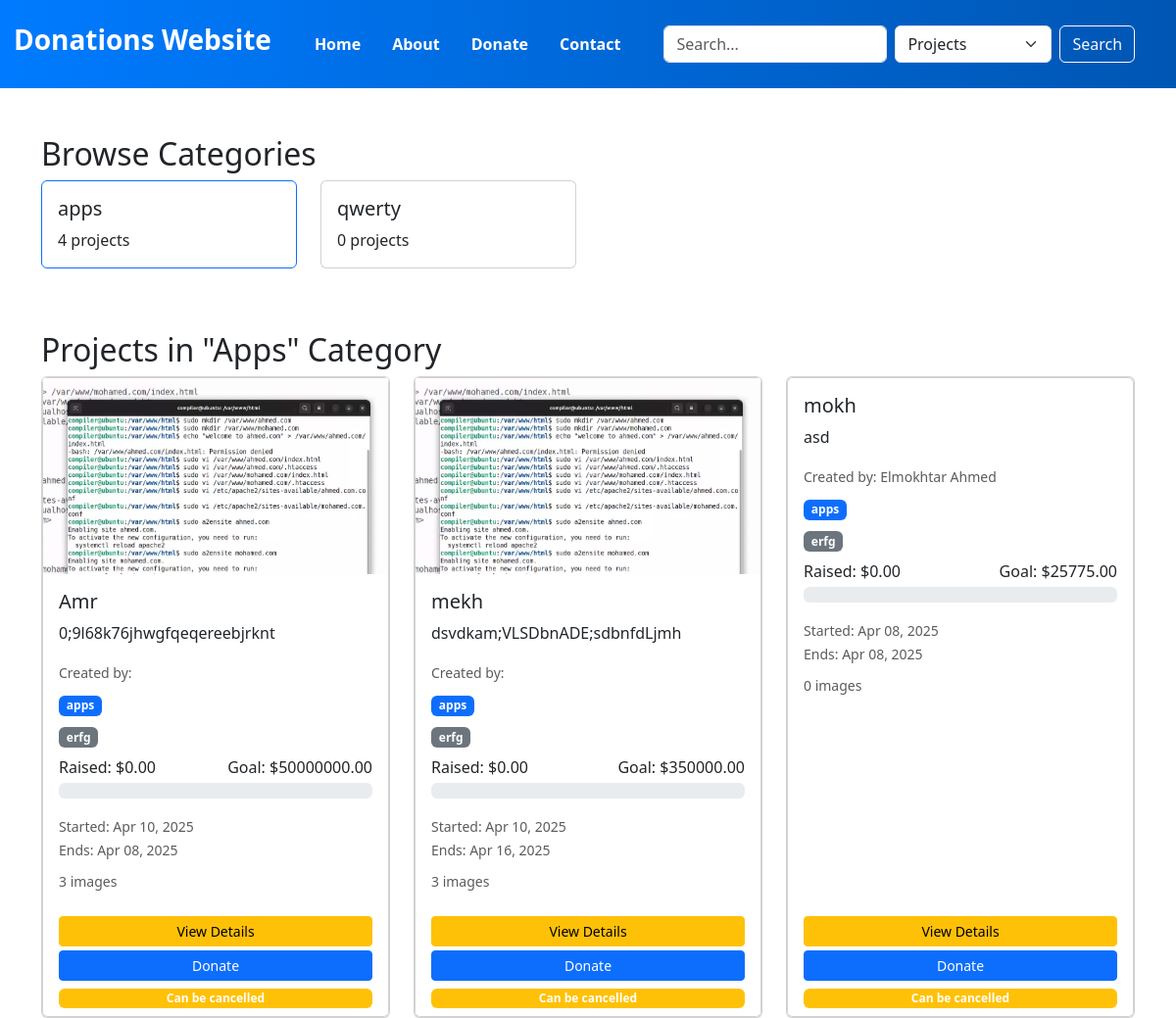
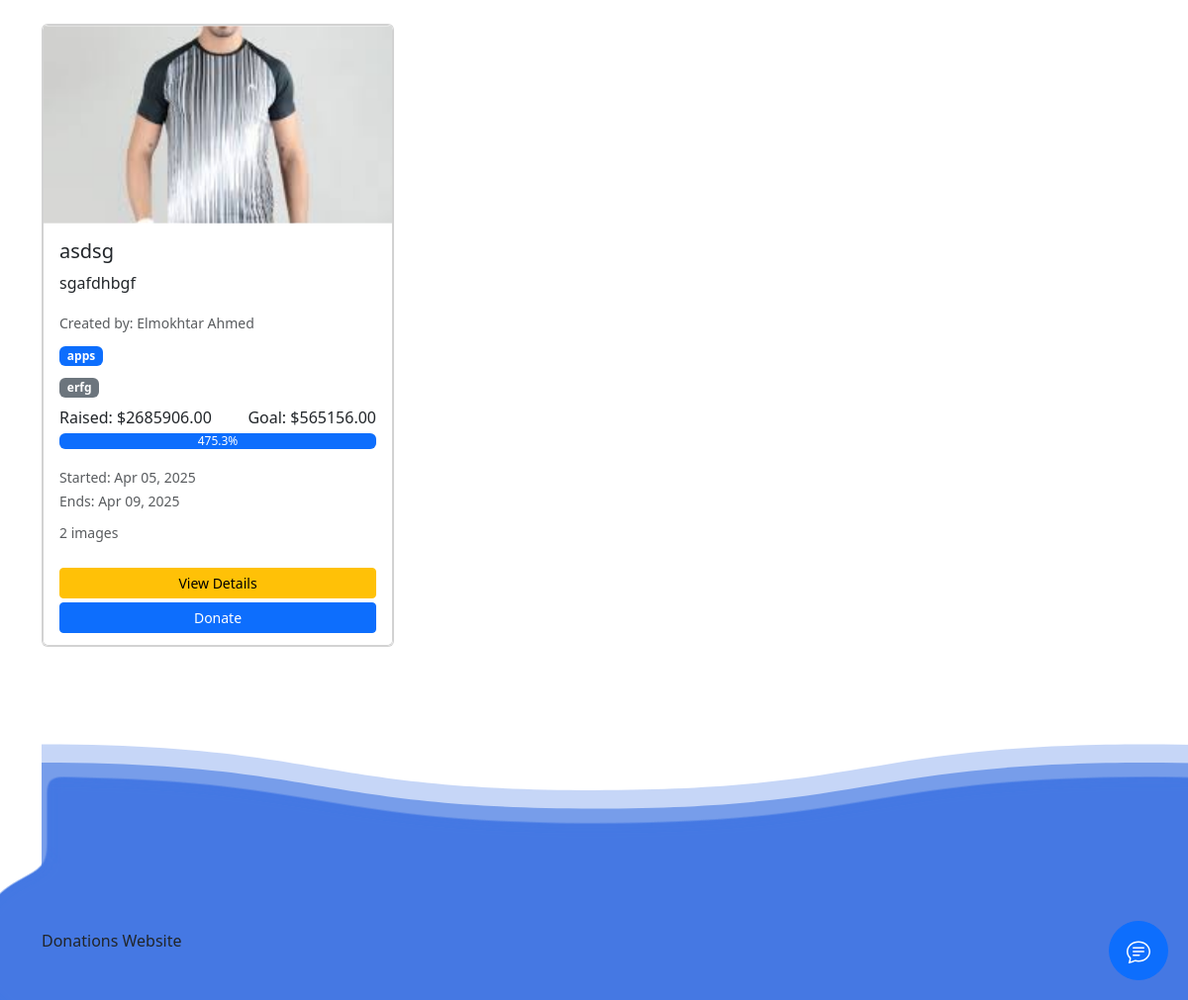
Screenshot of /?category=apps with the database file from the repository (2 pictures, top to bottom).
### dashboard/models.py (models this page shows, shortened)
class Category(models.Model):
    name = models.CharField(max_length=100)
    description = models.TextField()
    slug = models.SlugField(blank=True)  # ⚠️ no unique=True for now!
    class Meta:
        verbose_name_plural = "Categories"

class ProjectPictures(models.Model):
    project = models.ForeignKey(Project, on_delete=models.CASCADE)
    image = models.ImageField(upload_to='projects/images')

class Project(models.Model):
    creator = models.ForeignKey(User, on_delete=models.CASCADE)
    title = models.CharField(max_length=100)
    details = models.TextField()
    category = models.ForeignKey(Category, on_delete=models.CASCADE)
    tags = models.ManyToManyField(Tag)
    target = models.DecimalField(max_digits=10, decimal_places=2, null=True, blank=True,
                                help_text="Target amount to raise")
    current_amount = models.DecimalField(max_digits=10, decimal_places=2, default=0)
    start_time = models.DateTimeField(auto_now_add=True)
    end_time = models.DateTimeField(null=True, blank=True)
    @property
    def funding_percentage(self):
        if self.target == 0:
            return 0
        return (self.current_amount / self.target) * 100
    @property
    def can_be_cancelled(self):
        return self.funding_percentage < 25

class Tag(models.Model):
    name = models.CharField(max_length=50, unique=True) # to use in searching

### users/models.py (models this page shows, shortened)
class User(AbstractUser):
    fname = models.CharField(max_length=50)
    lname = models.CharField(max_length=50)
    email = models.EmailField(unique=True)
    password = models.CharField(max_length=50)
    facebook_acount = models.CharField(max_length=50, null=True,blank=True)
    Birthdate = models.DateTimeField(null=True, blank=True)
    phone = models.CharField(max_length=50)
    active_email = models.BooleanField(default=False)
    picture = models.ImageField(upload_to='users/', null=True, blank=True, default='default.jpg')

### main/views.py (the view)
# urls.py: path('', HomePage.as_view(), name='home'),
class HomePage(TemplateView):
    template_name = 'main/home.html'
    def get_context_data(self, **kwargs):
        context = super().get_context_data(**kwargs)
        request = self.request
        category_slug = request.GET.get('category')
        project_query = Project.objects.select_related(
            'creator', 'category'
        ).prefetch_related(
            'tags', 'projectpictures_set'
        ).annotate(
            image_count=Count('projectpictures'),
            total_donations=Sum('current_amount'),
        )
        if category_slug:
            project_query = project_query.filter(category__slug=category_slug)
        context['projects'] = project_query.order_by('-start_time')[:10]
        context['categories'] = Category.objects.annotate(
            project_count=Count('project')
        ).order_by('-project_count')[:8]
        context['selected_category'] = category_slug
        return context

### main/templates/main/home.html
{% extends "parent.html" %}
{% block content %}
<div class="container my-5">
    <section class="mb-5">
        <h2>Browse Categories</h2>
        <div class="row">
            {% for category in categories %}
            <div class="col-md-3 mb-3">
                <a href="/?category={{ category.slug }}" style="text-decoration: none; color: inherit;">
                    <div class="card {% if category.slug == selected_category %}border-primary{% endif %}">
                        <div class="card-body">
                            <h5 class="card-title">{{ category.name }}</h5>
                            <p class="card-text">{{ category.project_count }} projects</p>
                        </div>
                    </div>
                </a>
            </div>
            {% endfor %}
        </div>
    </section>
    <section>
        <h2>
            {% if selected_category %}
                Projects in "{{ selected_category|capfirst }}" Category
            {% else %}
                Featured Projects
            {% endif %}
        </h2>
        {% if projects %}
        <div class="row">
            {% for project in projects %}
            <div class="col-md-4 mb-4 d-flex">
                <div class="card w-100 h-100">
                    {% include "components/project_component.html" with project=project %}
                </div>
            </div>
            {% endfor %}
        </div>
        {% else %}
            <p>No projects found in this category.</p>
        {% endif %}
    </section>
{% endblock %}

### main/templates/components/project_component.html (shortened to what this page needs)
<div class="card h-100 d-flex flex-column">
    {% if project.projectpictures_set.all %}
    <div id="carousel-{{ project.id }}" class="carousel slide" data-bs-ride="carousel">
        <div class="carousel-inner">
            {% for picture in project.projectpictures_set.all %}
            <div class="carousel-item {% if forloop.first %}active{% endif %}">
                <img src="{{ picture.image.url }}" class="d-block w-100" alt="{{ project.title }}" style="height: 200px; object-fit: cover;">
            </div>
            {% endfor %}
        </div>
    </div>
    {% endif %}
    <div class="card-body d-flex flex-column">
        <h5 class="card-title">{{ project.title }}</h5>
        <p class="card-text">{{ project.details|truncatewords:30 }}</p>
        <div class="mb-2">
            <small class="text-muted">Created by: {{ project.creator.fname }} {{ project.creator.lname }}</small>
        </div>
        <div class="mb-2">
            <span class="badge bg-primary">{{ project.category.name }}</span>
        </div>
        <div class="mb-2">
            {% for tag in project.tags.all %}
            <span class="badge bg-secondary">{{ tag.name }}</span>
            {% endfor %}
        </div>
        <div class="funding-info mb-3">
            <div class="d-flex justify-content-between mb-1">
                <span>Raised: ${{ project.current_amount }}</span>
                <span>Goal: ${{ project.target }}</span>
            </div>
            <div class="progress">
                <div class="progress-bar" role="progressbar" style="width: {{ project.funding_percentage }}%"
                    aria-valuenow="{{ project.funding_percentage }}" aria-valuemin="0" aria-valuemax="100">
                    {{ project.funding_percentage|floatformat:1 }}%
                </div>
            </div>
        </div>
        <div class="time-info">
            <small class="text-muted">
                Started: {{ project.start_time|date:"M d, Y" }}
                {% if project.end_time %}
                <br>Ends: {{ project.end_time|date:"M d, Y" }}
                {% endif %}
            </small>
        </div>
        <div class="mt-2">
            <small class="text-muted">{{ project.image_count }} images</small>
        </div>
    </div>
    <div class="card-footer bg-white border-top-0">
        <a href="{% url 'project_detail' project.id %}" class="btn btn-warning btn-sm w-100 mb-1">View Details</a>
        <a href="{% url 'donate' project.id %}" class="btn btn-primary btn-sm w-100 mb-1">Donate</a>
        {% if project.can_be_cancelled %}
        <span class="badge bg-warning w-100 text-center">Can be cancelled</span>
        {% endif %}
    </div>
</div>

### static/users/css/footer.css (style rules this page uses)
body { font-family: Lato, sans-serif; --col-deepblue: #4478e3; }
a { color:#fff; text-decoration:none; }

### rows the page displays
Category: name "apps", project_count "4"
Category: name "qwerty", project_count "0"
Project: title "Amr", details "0;9l68k76jhwgfqeqereebjrknt", category.name "apps", current_amount "0.00", target "50000000.00", start_time "Apr 10, 2025", end_time "Apr 08, 2025", image_count "3", shows "Can be cancelled"
ProjectPictures: image (picture)
Tag: name "erfg"
Project: title "mekh", details "dsvdkam;VLSDbnADE;sdbnfdLjmh", category.name "apps", current_amount "0.00", target "350000.00", start_time "Apr 10, 2025", end_time "Apr 16, 2025", image_count "3", shows "Can be cancelled"
ProjectPictures: image (picture)
Project: title "mokh", details "asd", creator.fname "Elmokhtar", creator.lname "Ahmed", category.name "apps", current_amount "0.00", target "25775.00", start_time "Apr 08, 2025", end_time "Apr 08, 2025", image_count "0", shows "Can be cancelled"
Project: title "asdsg", details "sgafdhbgf", creator.fname "Elmokhtar", creator.lname "Ahmed", category.name "apps", current_amount "2685906.00", target "565156.00", funding_percentage "475.3", start_time "Apr 05, 2025", end_time "Apr 09, 2025", image_count "2"
ProjectPictures: image (picture)

### other values shown
{{ selected_category|capfirst }} "Apps"
